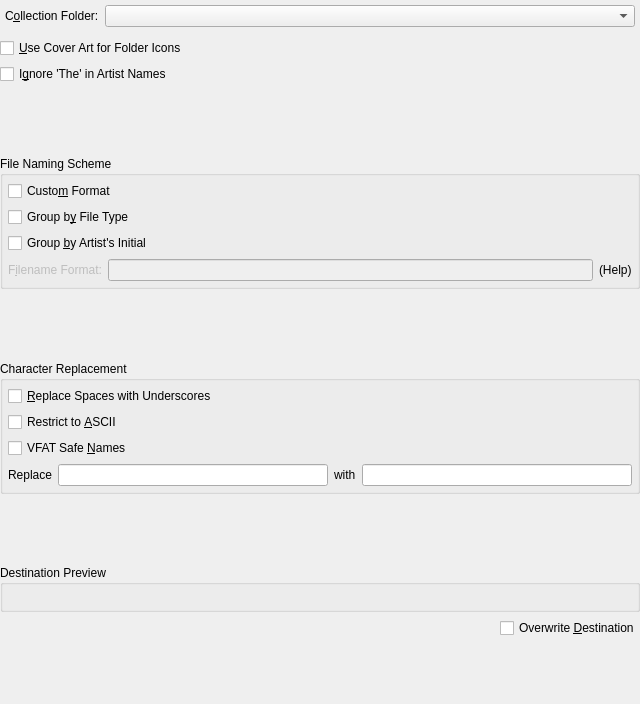
<ui version="4.0" >
 <author>&lt;aumuell@reserv.at></author>
 <class>OrganizeCollectionDialogBase</class>
 <widget class="QWidget" name="OrganizeCollectionDialogBase" >
  <property name="geometry" >
   <rect>
    <x>0</x>
    <y>0</y>
    <width>640</width>
    <height>704</height>
   </rect>
  </property>
  <property name="sizePolicy" >
   <sizepolicy vsizetype="MinimumExpanding" hsizetype="MinimumExpanding" >
    <horstretch>0</horstretch>
    <verstretch>0</verstretch>
   </sizepolicy>
  </property>
  <property name="windowTitle" >
   <string>Organize Files</string>
  </property>
  <layout class="QVBoxLayout" >
   <item>
    <layout class="QHBoxLayout" >
     <property name="margin" >
      <number>5</number>
     </property>
     <item>
      <widget class="QLabel" name="folderLabel" >
       <property name="sizePolicy" >
        <sizepolicy vsizetype="Preferred" hsizetype="Minimum" >
         <horstretch>0</horstretch>
         <verstretch>0</verstretch>
        </sizepolicy>
       </property>
       <property name="toolTip" >
        <string>Base directory under which to put files</string>
       </property>
       <property name="text" >
        <string>C&amp;ollection Folder:</string>
       </property>
       <property name="wordWrap" >
        <bool>false</bool>
       </property>
       <property name="buddy" >
        <cstring>folderCombo</cstring>
       </property>
      </widget>
     </item>
     <item>
      <widget class="KComboBox" name="folderCombo" >
       <property name="sizePolicy" >
        <sizepolicy vsizetype="Fixed" hsizetype="Expanding" >
         <horstretch>0</horstretch>
         <verstretch>0</verstretch>
        </sizepolicy>
       </property>
       <property name="toolTip" >
        <string/>
       </property>
      </widget>
     </item>
    </layout>
   </item>
   <item>
    <layout class="QVBoxLayout" >
     <item>
      <widget class="QCheckBox" name="coverCheck" >
       <property name="text" >
        <string>&amp;Use Cover Art for Folder Icons</string>
       </property>
      </widget>
     </item>
     <item>
      <widget class="QCheckBox" name="ignoreTheCheck" >
       <property name="toolTip" >
        <string>If checked, postfix artists' names starting with 'The' with ', The'.</string>
       </property>
       <property name="text" >
        <string>I&amp;gnore 'The' in Artist Names</string>
       </property>
      </widget>
     </item>
    </layout>
   </item>
   <item>
    <spacer name="spacer2_5" >
     <property name="orientation" >
      <enum>Qt::Vertical</enum>
     </property>
     <property name="sizeType" >
      <enum>QSizePolicy::Expanding</enum>
     </property>
     <property name="sizeHint" stdset="0" >
      <size>
       <width>20</width>
       <height>16</height>
      </size>
     </property>
    </spacer>
   </item>
   <item>
    <widget class="Q3GroupBox" name="groupingGroup" >
     <property name="title" >
      <string>File Naming Scheme</string>
     </property>
     <property name="margin" >
      <number>5</number>
     </property>
     <layout class="QVBoxLayout" >
      <property name="margin" >
       <number>5</number>
      </property>
      <item>
       <widget class="QCheckBox" name="customschemeCheck" >
        <property name="toolTip" >
         <string>If checked, use a custom format string for naming the files in the collection</string>
        </property>
        <property name="text" >
         <string>Custo&amp;m Format</string>
        </property>
       </widget>
      </item>
      <item>
       <widget class="QCheckBox" name="filetypeCheck" >
        <property name="toolTip" >
         <string>If checked, create a directory hierarchy using the filename extension.</string>
        </property>
        <property name="text" >
         <string>Group b&amp;y File Type</string>
        </property>
       </widget>
      </item>
      <item>
       <widget class="QCheckBox" name="initialCheck" >
        <property name="toolTip" >
         <string>If checked, introduce another directory hierarchy for the artists' initials.</string>
        </property>
        <property name="text" >
         <string>Group &amp;by Artist's Initial</string>
        </property>
       </widget>
      </item>
      <item>
       <layout class="QHBoxLayout" >
        <item>
         <widget class="QLabel" name="formatLabel" >
          <property name="enabled" >
           <bool>false</bool>
          </property>
          <property name="text" >
           <string>F&amp;ilename Format:</string>
          </property>
          <property name="wordWrap" >
           <bool>false</bool>
          </property>
          <property name="buddy" >
           <cstring>formatEdit</cstring>
          </property>
         </widget>
        </item>
        <item>
         <widget class="KLineEdit" name="formatEdit" >
          <property name="enabled" >
           <bool>false</bool>
          </property>
          <property name="text" >
           <string/>
          </property>
         </widget>
        </item>
        <item>
         <widget class="QLabel" name="formatHelp" >
          <property name="sizePolicy" >
           <sizepolicy vsizetype="Preferred" hsizetype="Preferred" >
            <horstretch>0</horstretch>
            <verstretch>0</verstretch>
           </sizepolicy>
          </property>
          <property name="text" >
           <string>(Help)</string>
          </property>
          <property name="wordWrap" >
           <bool>false</bool>
          </property>
         </widget>
        </item>
       </layout>
      </item>
     </layout>
    </widget>
   </item>
   <item>
    <spacer name="spacer2_4" >
     <property name="orientation" >
      <enum>Qt::Vertical</enum>
     </property>
     <property name="sizeType" >
      <enum>QSizePolicy::Expanding</enum>
     </property>
     <property name="sizeHint" stdset="0" >
      <size>
       <width>20</width>
       <height>16</height>
      </size>
     </property>
    </spacer>
   </item>
   <item>
    <widget class="Q3GroupBox" name="replacementGroup" >
     <property name="sizePolicy" >
      <sizepolicy vsizetype="Minimum" hsizetype="Preferred" >
       <horstretch>0</horstretch>
       <verstretch>0</verstretch>
      </sizepolicy>
     </property>
     <property name="title" >
      <string>Character Replacement</string>
     </property>
     <property name="margin" >
      <number>5</number>
     </property>
     <layout class="QVBoxLayout" >
      <property name="margin" >
       <number>5</number>
      </property>
      <item>
       <widget class="QCheckBox" name="spaceCheck" >
        <property name="toolTip" >
         <string>If checked, convert spaces to underscores.</string>
        </property>
        <property name="text" >
         <string>&amp;Replace Spaces with Underscores</string>
        </property>
       </widget>
      </item>
      <item>
       <widget class="QCheckBox" name="asciiCheck" >
        <property name="toolTip" >
         <string>If checked, replace characters that are unavailable in the 7-bit ASCII code.</string>
        </property>
        <property name="text" >
         <string>Restrict to &amp;ASCII</string>
        </property>
       </widget>
      </item>
      <item>
       <widget class="QCheckBox" name="vfatCheck" >
        <property name="toolTip" >
         <string>If checked, replace characters that are incompatible with MS-DOS/VFAT file systems.</string>
        </property>
        <property name="text" >
         <string>VFAT Safe &amp;Names</string>
        </property>
       </widget>
      </item>
      <item>
       <layout class="QHBoxLayout" >
        <item>
         <widget class="QLabel" name="textLabel1" >
          <property name="text" >
           <string>Replace</string>
          </property>
          <property name="wordWrap" >
           <bool>false</bool>
          </property>
         </widget>
        </item>
        <item>
         <widget class="KLineEdit" name="regexpEdit" >
          <property name="toolTip" >
           <string>Regular expression</string>
          </property>
         </widget>
        </item>
        <item>
         <widget class="QLabel" name="textLabel2" >
          <property name="text" >
           <string>with</string>
          </property>
          <property name="wordWrap" >
           <bool>false</bool>
          </property>
         </widget>
        </item>
        <item>
         <widget class="KLineEdit" name="replaceEdit" >
          <property name="toolTip" >
           <string>Character string</string>
          </property>
         </widget>
        </item>
       </layout>
      </item>
     </layout>
    </widget>
   </item>
   <item>
    <spacer name="spacer2" >
     <property name="orientation" >
      <enum>Qt::Vertical</enum>
     </property>
     <property name="sizeType" >
      <enum>QSizePolicy::Expanding</enum>
     </property>
     <property name="sizeHint" stdset="0" >
      <size>
       <width>20</width>
       <height>16</height>
      </size>
     </property>
    </spacer>
   </item>
   <item>
    <widget class="Q3GroupBox" name="previewBox" >
     <property name="title" >
      <string>Destination Preview</string>
     </property>
     <layout class="QGridLayout" >
      <property name="margin" >
       <number>5</number>
      </property>
      <property name="spacing" >
       <number>0</number>
      </property>
      <item row="0" column="1" >
       <widget class="QLabel" name="previewText" >
        <property name="sizePolicy" >
         <sizepolicy vsizetype="Preferred" hsizetype="Expanding" >
          <horstretch>0</horstretch>
          <verstretch>0</verstretch>
         </sizepolicy>
        </property>
        <property name="toolTip" >
         <string>This is what the file names will look like after renaming.</string>
        </property>
        <property name="text" >
         <string/>
        </property>
        <property name="wordWrap" >
         <bool>false</bool>
        </property>
       </widget>
      </item>
     </layout>
    </widget>
   </item>
   <item>
    <layout class="QHBoxLayout" >
     <item>
      <spacer name="spacer2_2" >
       <property name="orientation" >
        <enum>Qt::Horizontal</enum>
       </property>
       <property name="sizeType" >
        <enum>QSizePolicy::Expanding</enum>
       </property>
       <property name="sizeHint" stdset="0" >
        <size>
         <width>347</width>
         <height>20</height>
        </size>
       </property>
      </spacer>
     </item>
     <item>
      <widget class="QCheckBox" name="overwriteCheck" >
       <property name="toolTip" >
        <string>If checked, overwrite files of the same name without asking.</string>
       </property>
       <property name="text" >
        <string>Overwrite &amp;Destination</string>
       </property>
      </widget>
     </item>
    </layout>
   </item>
   <item>
    <spacer name="spacer2_3" >
     <property name="orientation" >
      <enum>Qt::Vertical</enum>
     </property>
     <property name="sizeType" >
      <enum>QSizePolicy::Expanding</enum>
     </property>
     <property name="sizeHint" stdset="0" >
      <size>
       <width>20</width>
       <height>16</height>
      </size>
     </property>
    </spacer>
   </item>
  </layout>
 </widget>
 <layoutdefault spacing="6" margin="0" />
 <pixmapfunction>qPixmapFromMimeSource</pixmapfunction>
 <customwidgets>
  <customwidget>
   <class>Q3GroupBox</class>
   <extends>QGroupBox</extends>
   <header>Qt3Support/Q3GroupBox</header>
   <container>1</container>
  </customwidget>
  <customwidget>
   <class>KComboBox</class>
   <extends>QComboBox</extends>
   <header>kcombobox.h</header>
  </customwidget>
  <customwidget>
   <class>KLineEdit</class>
   <extends>QLineEdit</extends>
   <header>klineedit.h</header>
  </customwidget>
 </customwidgets>
 <includes>
  <include location="local" >kcombobox.h</include>
  <include location="local" >klineedit.h</include>
  <include location="local" >klineedit.h</include>
  <include location="local" >klineedit.h</include>
 </includes>
 <resources/>
 <connections>
  <connection>
   <sender>customschemeCheck</sender>
   <signal>toggled(bool)</signal>
   <receiver>formatEdit</receiver>
   <slot>setEnabled(bool)</slot>
   <hints>
    <hint type="sourcelabel" >
     <x>20</x>
     <y>20</y>
    </hint>
    <hint type="destinationlabel" >
     <x>20</x>
     <y>20</y>
    </hint>
   </hints>
  </connection>
  <connection>
   <sender>customschemeCheck</sender>
   <signal>toggled(bool)</signal>
   <receiver>formatLabel</receiver>
   <slot>setEnabled(bool)</slot>
   <hints>
    <hint type="sourcelabel" >
     <x>20</x>
     <y>20</y>
    </hint>
    <hint type="destinationlabel" >
     <x>20</x>
     <y>20</y>
    </hint>
   </hints>
  </connection>
  <connection>
   <sender>customschemeCheck</sender>
   <signal>toggled(bool)</signal>
   <receiver>filetypeCheck</receiver>
   <slot>setDisabled(bool)</slot>
   <hints>
    <hint type="sourcelabel" >
     <x>20</x>
     <y>20</y>
    </hint>
    <hint type="destinationlabel" >
     <x>20</x>
     <y>20</y>
    </hint>
   </hints>
  </connection>
  <connection>
   <sender>customschemeCheck</sender>
   <signal>toggled(bool)</signal>
   <receiver>initialCheck</receiver>
   <slot>setDisabled(bool)</slot>
   <hints>
    <hint type="sourcelabel" >
     <x>20</x>
     <y>20</y>
    </hint>
    <hint type="destinationlabel" >
     <x>20</x>
     <y>20</y>
    </hint>
   </hints>
  </connection>
  <connection>
   <sender>formatEdit</sender>
   <signal>textChanged(QString)</signal>
   <receiver>OrganizeCollectionDialogBase</receiver>
   <slot>preview(QString)</slot>
   <hints>
    <hint type="sourcelabel" >
     <x>20</x>
     <y>20</y>
    </hint>
    <hint type="destinationlabel" >
     <x>20</x>
     <y>20</y>
    </hint>
   </hints>
  </connection>
  <connection>
   <sender>OrganizeCollectionDialogBase</sender>
   <signal>updatePreview(QString)</signal>
   <receiver>previewText</receiver>
   <slot>setText(QString)</slot>
   <hints>
    <hint type="sourcelabel" >
     <x>20</x>
     <y>20</y>
    </hint>
    <hint type="destinationlabel" >
     <x>20</x>
     <y>20</y>
    </hint>
   </hints>
  </connection>
  <connection>
   <sender>customschemeCheck</sender>
   <signal>stateChanged(int)</signal>
   <receiver>OrganizeCollectionDialogBase</receiver>
   <slot>update(int)</slot>
   <hints>
    <hint type="sourcelabel" >
     <x>20</x>
     <y>20</y>
    </hint>
    <hint type="destinationlabel" >
     <x>20</x>
     <y>20</y>
    </hint>
   </hints>
  </connection>
  <connection>
   <sender>filetypeCheck</sender>
   <signal>stateChanged(int)</signal>
   <receiver>OrganizeCollectionDialogBase</receiver>
   <slot>update(int)</slot>
   <hints>
    <hint type="sourcelabel" >
     <x>20</x>
     <y>20</y>
    </hint>
    <hint type="destinationlabel" >
     <x>20</x>
     <y>20</y>
    </hint>
   </hints>
  </connection>
  <connection>
   <sender>initialCheck</sender>
   <signal>stateChanged(int)</signal>
   <receiver>OrganizeCollectionDialogBase</receiver>
   <slot>update(int)</slot>
   <hints>
    <hint type="sourcelabel" >
     <x>20</x>
     <y>20</y>
    </hint>
    <hint type="destinationlabel" >
     <x>20</x>
     <y>20</y>
    </hint>
   </hints>
  </connection>
  <connection>
   <sender>spaceCheck</sender>
   <signal>stateChanged(int)</signal>
   <receiver>OrganizeCollectionDialogBase</receiver>
   <slot>update(int)</slot>
   <hints>
    <hint type="sourcelabel" >
     <x>20</x>
     <y>20</y>
    </hint>
    <hint type="destinationlabel" >
     <x>20</x>
     <y>20</y>
    </hint>
   </hints>
  </connection>
  <connection>
   <sender>asciiCheck</sender>
   <signal>stateChanged(int)</signal>
   <receiver>OrganizeCollectionDialogBase</receiver>
   <slot>update(int)</slot>
   <hints>
    <hint type="sourcelabel" >
     <x>20</x>
     <y>20</y>
    </hint>
    <hint type="destinationlabel" >
     <x>20</x>
     <y>20</y>
    </hint>
   </hints>
  </connection>
  <connection>
   <sender>vfatCheck</sender>
   <signal>stateChanged(int)</signal>
   <receiver>OrganizeCollectionDialogBase</receiver>
   <slot>update(int)</slot>
   <hints>
    <hint type="sourcelabel" >
     <x>20</x>
     <y>20</y>
    </hint>
    <hint type="destinationlabel" >
     <x>20</x>
     <y>20</y>
    </hint>
   </hints>
  </connection>
  <connection>
   <sender>ignoreTheCheck</sender>
   <signal>stateChanged(int)</signal>
   <receiver>OrganizeCollectionDialogBase</receiver>
   <slot>update(int)</slot>
   <hints>
    <hint type="sourcelabel" >
     <x>20</x>
     <y>20</y>
    </hint>
    <hint type="destinationlabel" >
     <x>20</x>
     <y>20</y>
    </hint>
   </hints>
  </connection>
  <connection>
   <sender>folderCombo</sender>
   <signal>activated(int)</signal>
   <receiver>OrganizeCollectionDialogBase</receiver>
   <slot>update(int)</slot>
   <hints>
    <hint type="sourcelabel" >
     <x>20</x>
     <y>20</y>
    </hint>
    <hint type="destinationlabel" >
     <x>20</x>
     <y>20</y>
    </hint>
   </hints>
  </connection>
  <connection>
   <sender>regexpEdit</sender>
   <signal>textChanged(QString)</signal>
   <receiver>OrganizeCollectionDialogBase</receiver>
   <slot>update(QString)</slot>
   <hints>
    <hint type="sourcelabel" >
     <x>20</x>
     <y>20</y>
    </hint>
    <hint type="destinationlabel" >
     <x>20</x>
     <y>20</y>
    </hint>
   </hints>
  </connection>
  <connection>
   <sender>replaceEdit</sender>
   <signal>textChanged(QString)</signal>
   <receiver>OrganizeCollectionDialogBase</receiver>
   <slot>update(QString)</slot>
   <hints>
    <hint type="sourcelabel" >
     <x>20</x>
     <y>20</y>
    </hint>
    <hint type="destinationlabel" >
     <x>20</x>
     <y>20</y>
    </hint>
   </hints>
  </connection>
 </connections>
</ui>
